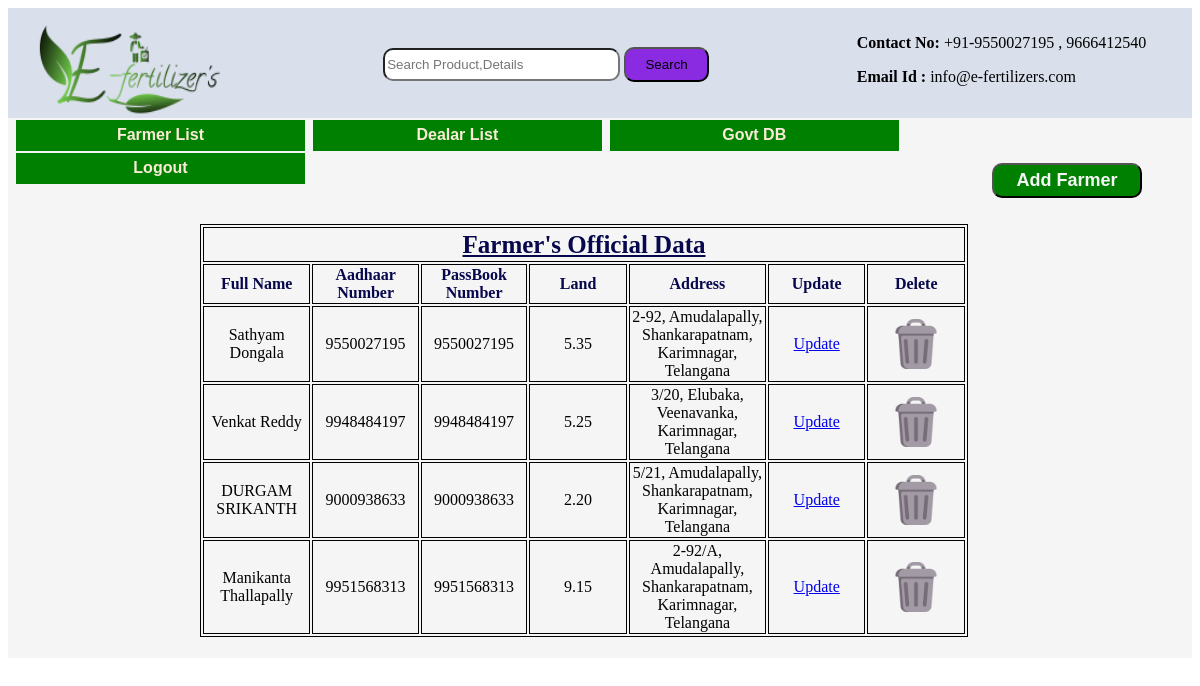
Page /sathya/gdata on the committed database.
### Admin/models.py (models this page shows)
class Govt(models.Model):
    First_Name = models.CharField(max_length=50)
    Last_Name = models.CharField(max_length=50)
    House_Number = models.CharField(max_length=50)
    Village_Name = models.CharField(max_length=50)
    Mandal_Name = models.CharField(max_length=50)
    District_Name = models.CharField(max_length=50)
    State_Name = models.CharField(max_length=50)
    Aadhaar_Number = models.IntegerField()
    PassBook_Number = models.CharField(max_length=20)
    Land = models.DecimalField(max_digits=5,decimal_places=2)

### Admin/views.py (the view)
# urls.py: path("gdata",views.Govt_Data,name="gdata"),
def Govt_Data(request):
    data = Govt.objects.all()
    return render(request,"Admin/Govt DB.html",{"i":data})

### Templates/Admin/Govt DB.html (shortened to what this page needs)
{% extends 'Admin_Base.html' %}
{% block Admin %}
{% load static %}
<div class="GG1">
    <a href="govtaddfarmer" >
        <button class="GG3">Add Farmer</button>
    </a>
    <div>
        <table>
            <tr><th colspan="7" class="GG2">Farmer's Official Data</th></tr>
            <tr>
                <th>Full Name</th>
                <th>Aadhaar Number</th>
                <th>PassBook Number</th>
                <th>Land</th>
                <th>Address</th>
                <th>Update</th>
                <th>Delete</th>
            </tr>
            {% for item in i %}
                <tr>
                    <td>{{item.First_Name}} {{item.Last_Name}}</td>
                    <td>{{item.Aadhaar_Number}}</td>
                    <td>{{item.PassBook_Number}}</td>
                    <td>{{item.Land}}</td>
                    <td>
                        {{item.House_Number}},
                        {{item.Village_Name}},
                        {{item.Mandal_Name}},
                        {{item.District_Name}},
                        {{item.State_Name}}
                    </td>
                    <td>
                        <a href="govtupfarmer?id={{item.id}}">
                            Update
                        </a>
                    </td>
                    <td>
                        <a href="govtdeletefarmer?id={{item.id}}">
                            <img width="50" height="50" src="{% static 'Images/Icon/garbage.png' %}">
                        </a>
                    </td>
                </tr>
            {% endfor %}
        </table>
    </div>
</div>
{% endblock %}

### Static/CSS/home.css (style rules this page uses)
.GG1 { height: 80%;width: 100%;background-color: rgba(0, 206, 209, 0.644); }
.GG1 table { height: 45%;width: 55%;border: 1px solid black;position: absolute;top: 15%;left: 20%; }
.GG1 table th { border:1px solid black; }
.GG1 table td { border:1px solid black;text-align: center; }
.GG2 { font-size: 25;text-decoration: underline; }

### Templates/Admin/Govt DB.html (style rules this page uses)
.GG1 { height: 650px;width: 100%;background-color: whitesmoke;margin-top: 5px; }
.GG1 div { float: left;width: 80%;transform: translate(-50,-50);position: absolute;top: 28%; }
.GG1 table { width: 80%;border: 1px solid black; }
.GG1 table th { border:1px solid black;height: 35px;color: rgb(7, 7, 77); }
.GG1 table td { border:1px solid black;text-align: center;width: 10%; }
.GG2 { font-size: 25;text-decoration: underline; }
.GG3 { float: right;width: 150px;height: 35px;margin-right: 50px;margin-top: 10px;font-weight: bolder;font-size: large;color: whitesmoke;background-color: green;border-radius: 10px;outline: none; }

### rows in the picture
Govt: First_Name "Sathyam", Last_Name "Dongala", Aadhaar_Number "9550027195", PassBook_Number "9550027195", Land "5.35", House_Number "2-92", Village_Name "Amudalapally", Mandal_Name "Shankarapatnam", District_Name "Karimnagar", State_Name "Telangana"
Govt: First_Name "Venkat", Last_Name "Reddy", Aadhaar_Number "9948484197", PassBook_Number "9948484197", Land "5.25", House_Number "3/20", Village_Name "Elubaka", Mandal_Name "Veenavanka", District_Name "Karimnagar", State_Name "Telangana"
Govt: First_Name "DURGAM", Last_Name "SRIKANTH", Aadhaar_Number "9000938633", PassBook_Number "9000938633", Land "2.20", House_Number "5/21", Village_Name "Amudalapally", Mandal_Name "Shankarapatnam", District_Name "Karimnagar", State_Name "Telangana"
Govt: First_Name "Manikanta", Last_Name "Thallapally", Aadhaar_Number "9951568313", PassBook_Number "9951568313", Land "9.15", House_Number "2-92/A", Village_Name "Amudalapally", Mandal_Name "Shankarapatnam", District_Name "Karimnagar", State_Name "Telangana"
